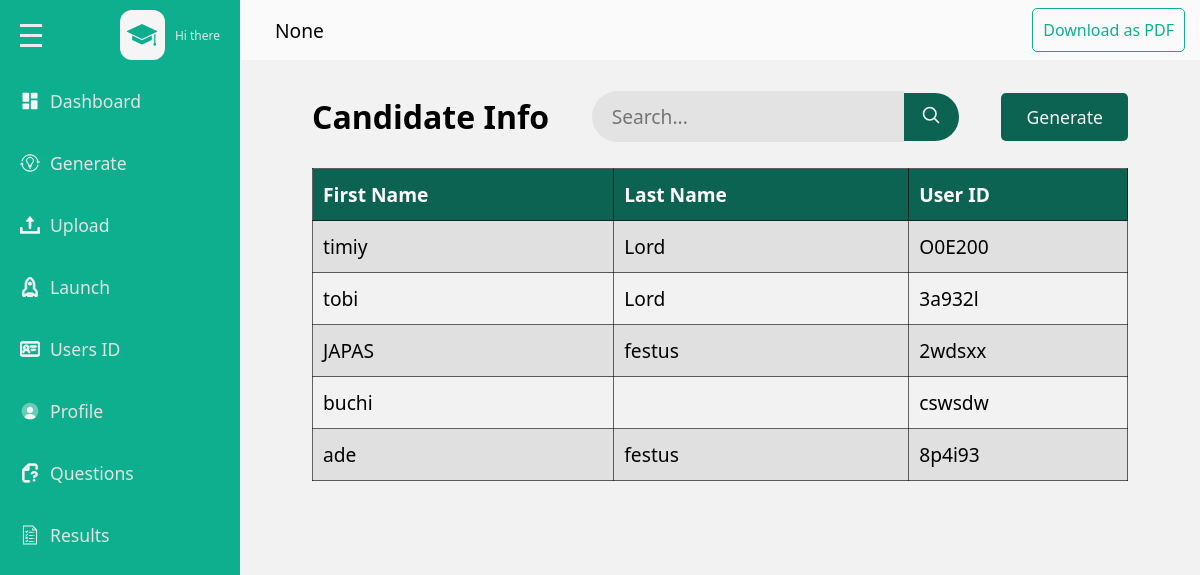
Before: /admins/user (signed in) with the older database file.
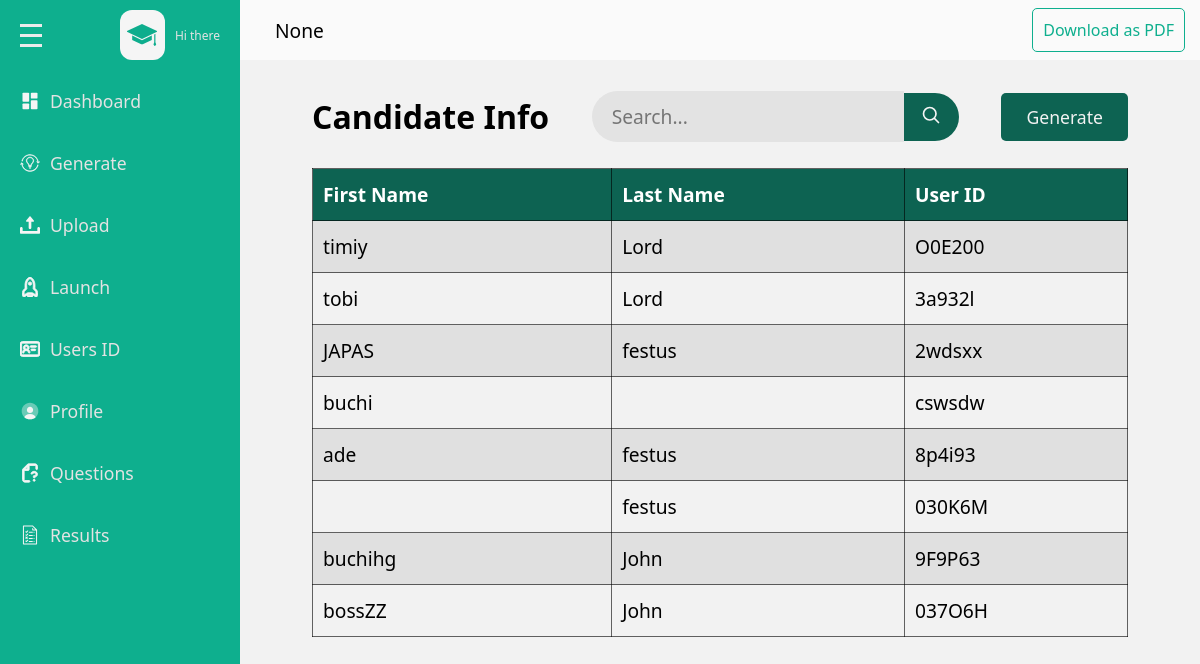
After: the same page with the newer database file.
### base/models.py (models this page shows, shortened)
class Userprofile(models.Model):
    user = models.ForeignKey(User, on_delete=models.CASCADE)
    subject = models.ForeignKey(Subject, null=True, blank=True, on_delete=models.SET_NULL)
    number_of_questions = models.IntegerField(null=True, blank=True)

class User(AbstractUser):
    school_name = models.CharField(max_length=500, null=True,blank=True)
    recovery_code = models.CharField(max_length=100, null=True)

class UserID(models.Model):
    user = models.OneToOneField(User, on_delete=models.CASCADE)
    generated_id = models.CharField(max_length=100, unique=True)

### admins/views.py (the view)
# urls.py: path('user',views.user,name='user'),
def user(request):
    userprofile = get_object_or_404(Userprofile, user=request.user)
    user_id = UserID.objects.all()
    context = {
        'userprofile': userprofile,
        "user_id": user_id
    }
    return render(request, 'admins/userget.html', context)

### base/templates/admins/userget.html (shortened to what this page needs)
{% load static %}
<!DOCTYPE html>
<html lang="en">
<head>
    <link rel = "stylesheet" href = "{% static 'css/style.css' %}"/>
</head>
<body>
    <div class = "page">
        <div class = "wrapper">
            <div class = "main-sidebar">
                <div class = "menu">
                    <div class= "menu-head flex-between">
                        <div class="hamburger flex-column">
                            <span></span>
                            <span></span>
                            <span></span>
                        </div>
                        <div class = "menu-head-content flex gp-10">
                            <div class = "scholar-icon-div flex-center">
                                <!DOCTYPE svg PUBLIC "-//W3C//DTD SVG 1.1//EN" "http://www.w3.org/Graphics/SVG/1.1/DTD/svg11.dtd">
                            </div>
                            <div class = "text-content-div flex-column">
                                <span class = "sub-text">Hi there</span>
                            </div>
                        </div>
                    </div>
                    <div class= "menu-content flex-column ">
                        <a href = "{% url 'admins:dashboard' %}" class = "menu-item">
                            <div class="menu-wrapper flex gp-10">
                                <!DOCTYPE svg PUBLIC "-//W3C//DTD SVG 1.1//EN" "http://www.w3.org/Graphics/SVG/1.1/DTD/svg11.dtd">
                                <span>Dashboard</span>
                            </div>
                        </a>
                        <a href = "{% url 'admins:userid' %}" class = "generate menu-item">
                            <div class="menu-wrapper flex gp-10">
                                <!DOCTYPE svg PUBLIC "-//W3C//DTD SVG 1.1//EN" "http://www.w3.org/Graphics/SVG/1.1/DTD/svg11.dtd">
                                <span>Generate</span>
                            </div>
                        </a>
                        <a href = "{% url 'admins:upload' %}" class = "menu-item">
                            <div class="menu-wrapper flex gp-10">
                                <!DOCTYPE svg PUBLIC "-//W3C//DTD SVG 1.1//EN" "http://www.w3.org/Graphics/SVG/1.1/DTD/svg11.dtd">
                                <span>Upload</span>
                            </div>
                        </a>
                        <a href = "{% url 'admins:launch' %}" class = "menu-item">
                            <div class="menu-wrapper flex gp-10">
                                <!DOCTYPE svg PUBLIC "-//W3C//DTD SVG 1.1//EN" "http://www.w3.org/Graphics/SVG/1.1/DTD/svg11.dtd">
                                <span>Launch</span>
                            </div>
                        </a>
                        <a href = "{% url 'admins:user' %}" class = "menu-item">
                            <div class="menu-wrapper flex gp-10">
                                <!DOCTYPE svg PUBLIC "-//W3C//DTD SVG 1.1//EN" "http://www.w3.org/Graphics/SVG/1.1/DTD/svg11.dtd">
                                <span>Users ID</span>
                            </div>
                        </a>
                        <a href = "{% url 'admins:profile' %}" class = "menu-item">
                            <div class="menu-wrapper flex gp-10">
                                <!DOCTYPE svg PUBLIC "-//W3C//DTD SVG 1.1//EN" "http://www.w3.org/Graphics/SVG/1.1/DTD/svg11.dtd">
                                <span>Profile</span>
                            </div>
                        </a>
                        <a href = "{% url 'admins:question' %}" class = "menu-item">
                            <div class="menu-wrapper flex gp-10">
                                <!DOCTYPE svg PUBLIC "-//W3C//DTD SVG 1.1//EN" "http://www.w3.org/Graphics/SVG/1.1/DTD/svg11.dtd">
                                <span>Questions</span>
                            </div>
                        </a>
                        <a href = "{% url 'admins:result' %}" class = "menu-item">
                            <div class="menu-wrapper flex gp-10">
                                <!DOCTYPE svg PUBLIC "-//W3C//DTD SVG 1.1//EN" "http://www.w3.org/Graphics/SVG/1.1/DTD/svg11.dtd">
                                <span>Results</span>
                            </div>
                        </a>
                    </div>
                </div>
            </div>
            <div class = "main-content">
                <div class="main-content-header flex-between">
                    <span>{{userprofile.user.school_name}}</span>
                    <a class = "download-pdf-btn" href="{% url 'admins:export_user_data_to_pdf' %}">Download as PDF</a>
                </div>
                <div class="user-get-container">
                    <div class="candidate-info flex-between">
                        <h2>Candidate Info</h2>
                        <form method= "get" action="{% url 'admins:search' %}" class = "user-search-form flex">
                            <input required type = "text" placeholder="Search..." name = "query" class = "user-search-input"/>
                            <button class ="user-search-btn">
                            </button>
                        </form>
                        <a href="{% url 'admins:userid' %}"> <button class="generate-btn">Generate</button></a>
                    </div>
                    <table class="user-get-table table">
                        <thead class="thead">
                            <tr>
                                <th scope="col">First Name</th>
                                <th scope="col">Last Name</th>
                                <th scope="col">User ID</th>
                            </tr>
                        </thead>
                        <tbody>
                            {% for user_id in user_id %}
                            <tr>
                                <td>{{user_id.user.username}}</td>
                                <td>{{user_id.user.last_name}}</td>
                                <td>{{user_id.generated_id}}</td>
                            </tr>
                            {% endfor %}
                        </tbody>
                    </table>
                </div>
            </div>
        </div>
    </div>
</body>
</html>

### base/static/css/style.css (style rules this page uses)
* { box-sizing: border-box; }
:root { --page-clr : #9ddcd1; --main-sidebar-clr : hsl(168, 85%, 37%); --main-sb-hv-clr : hsl(168, 77%, 22%); --head-text-clr : hsl(168, 49%, 59%); --q-selected-btn-clr : hsl(166, 78%, 37%); --block-clr : hsl(0, 0%, 98%); --variant-clr : hsl(189, 56%, 34%); --darker-variant-clr : hsl(189.71deg 55.9% 27.77%); --border-rd: 10px; --border-rd-in: 50px; --font-family : system-ui, -apple-system, BlinkMacSystemFont, 'Segoe UI', Roboto, Oxygen, Ubuntu, Cantarell, 'Open Sans', 'Helvetica Neue', sans-serif; }
body { margin: 0; padding: 0; font-family: var(--font-family); }
button, input { border : none; outline : none; font-family: var(--font-family); }
button { cursor: pointer; }
h1,h2,h3,h4,p { margin :5px 0; }
a { text-decoration: none; color : black; }
svg { width : 20px; height : 20px; }
.flex { display: flex; align-items: center; }
.flex-center { display: flex; align-items: center; justify-content: center; }
.flex-column { display: flex; flex-direction: column; justify-content: center; }
.flex-between { display: flex; justify-content: space-between; }
.gp-10 { gap : 10px; }
.page { background-color: var(--page-clr); min-height : 100vh; }
.wrapper { display : flex; min-height : 100vh; }
.main-sidebar { min-width: 230px; width: 20%; height: 100vh; background-color: var(--main-sidebar-clr); position: sticky; left: 0; top: 0; z-index: 99; padding-top: 10px; }
.main-content { width : 80%; background-color: hsl(0, 0%, 95%); position : relative; }
.menu-head { padding-left : 20px; padding-right : 20px; padding-bottom: 15px; }
.menu-head.flex-between { align-items: center; }
.hamburger { height: 40px; align-items: flex-start; justify-content: center; gap : 7px; }
.hamburger span { width : 22px; height : 3px; background-color : hsl(0, 0%, 92%) }
.scholar-icon-div { width : 45px; height : 50px; border-radius: 12px; background-color: hsl(0, 0%, 96%); }
.scholar-icon-div svg { width : 30px; height : 30px; }
.text-content-div .sub-text { font-size : 1vw; color : hsl(0, 0%, 89%); }
.menu-content { padding : 10px 0px 15px; height: 490px; overflow-y: auto; }
.menu-content.flex-column { gap : 30px; justify-content: flex-start; }
.menu-item { padding-left : 13px; padding-right : 13px; }
.menu-wrapper { padding : 4px 7px; cursor: pointer; border-radius: 3px; color : hsl(0, 0%, 95%) }
.menu-item span { color : hsl(0, 0%, 89%); font-size : 1.1rem; font-weight: 400; }
.main-content-header { padding: 0px 15px; background-color: var(--block-clr); min-height: 60px; position: sticky; top: 0; left: 0; }
.main-content-header.flex-between { align-items: center; }
.main-content-header span { margin-left: 20px; font-size : 1.2rem; font-weight: 500; }
.download-pdf-btn { padding : 10px; border : 1px solid var(--main-sidebar-clr); color :var(--main-sidebar-clr); border-radius: 5px; transition : background-color .2s ease, color .2s ease; }
.user-get-container { width: 85%; margin-inline: auto; margin-top : 30px; }
.table { border-collapse: collapse; font-size: 1.2rem; width : 100%; margin-top : 25px; }
.table .thead th { border : 1px solid rgba(0,0,0,.6); padding : 12px 10px; text-align: left; color: white; }
.table tbody td { border : 1px solid rgba(0,0,0,.6);; padding: 12px 10px; }
.table tbody tr:nth-child(odd) { background-color: hsl(0, 0%, 88%); }
.user-get-table .thead th { background-color: var(--main-sb-hv-clr); }
.candidate-info.flex-between { align-items: center; }
.candidate-info h2 { font-size: 2rem; }
.candidate-info .generate-btn { padding: 12px 25px; background-color: var(--main-sb-hv-clr); color : hsl(0, 0%, 95%); border-radius: 5px; font-size: 1.1rem; }
.user-search-form { width : 45%; }
.user-search-input { width : 85%; padding : 12px 10px 12px 20px; background-color: hsl(0, 0%, 89%); font-size: 1.2rem; border-top-left-radius: var(--border-rd-in); border-bottom-left-radius: var(--border-rd-in); }
.user-search-btn { padding : 12px 10px; background-color: var(--main-sb-hv-clr); color : hsl(0, 0%, 96%); width : 15%; border-top-right-radius: var(--border-rd-in); border-bottom-right-radius: var(--border-rd-in); }

Changed rows visible on the page:
added UserID: user.last_name "festus", generated_id "030K6M"
added UserID: user.username "buchihg", user.last_name "John", generated_id "9F9P63"
added UserID: user.username "bossZZ", user.last_name "John", generated_id "037O6H"
